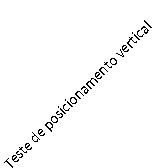
#> input picture pau45.png, 159 x 168 px, found by its file name
$ python main.py
#> lines starting #> are read from the running program, lines starting #| are printed output that depends on the picture
import cv2, numpy as np

img = cv2.imread('D:\Computer_Science\Python\opencv\pau45.png')
#> img is the input picture: shape (168, 159, 3); min 0, max 255, mean 249.6
gray = cv2.cvtColor(img, cv2.COLOR_BGR2GRAY)
gray = cv2.bitwise_not(gray)
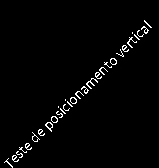
#> gray: shape (168, 159); min 0, max 255, mean 5.4
cv2.imshow('gray', gray)

coords = np.column_stack(np.where(gray > 0))
#> coords = 1001 pairs, first value 15 to 167, second value 3 to 154
angle = cv2.minAreaRect(coords)[-1]
#> angle = -45
print(angle)
#| -45.0

cv2.waitKey(0)
cv2.destroyAllWindows()

$ run again, with m10.png copied over pau45.png
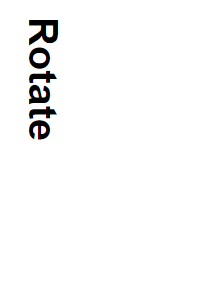
#> input picture m10.png, 214 x 292 px, found by its file name
#> img is the input picture: shape (292, 214, 3); mean B, G, R 248.9, 248.8, 248.9
#> `gray = cv2.bitwise_not(gray)`:
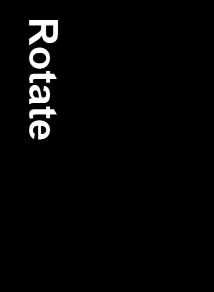
#> gray: shape (292, 214); min 0, max 255, mean 6.1
#> coords = 1982 pairs, first value 20 to 139, second value 28 to 58
#> angle = -90
#| -90.0

$ run again, with m11.png copied over pau45.png
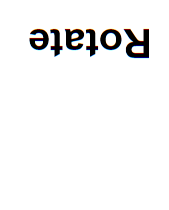
#> input picture m11.png, 169 x 210 px, found by its file name
#> img is the input picture: shape (210, 169, 3); mean B, G, R 244.3, 244.2, 244.3
#> `gray = cv2.bitwise_not(gray)`:
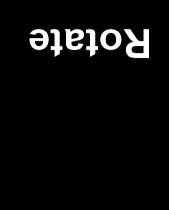
#> gray: shape (210, 169); min 0, max 255, mean 10.8
#> coords = 1982 pairs, first value 28 to 58, second value 29 to 148
#> angle = -90
#| -90.0
